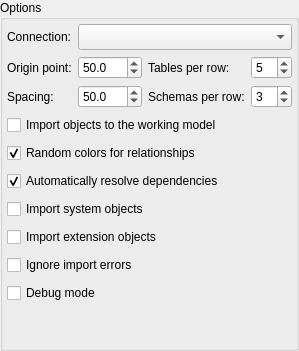
            <widget class="QGroupBox" name="options_gb">
             <property name="sizePolicy">
              <sizepolicy hsizetype="Minimum" vsizetype="Preferred">
               <horstretch>0</horstretch>
               <verstretch>0</verstretch>
              </sizepolicy>
             </property>
             <property name="title">
              <string>Options</string>
             </property>
             <layout class="QGridLayout" name="gridLayout_2">
              <property name="leftMargin">
               <number>4</number>
              </property>
              <property name="topMargin">
               <number>4</number>
              </property>
              <property name="rightMargin">
               <number>4</number>
              </property>
              <property name="bottomMargin">
               <number>4</number>
              </property>
              <item row="1" column="0">
               <widget class="QLabel" name="connection_lbl">
                <property name="sizePolicy">
                 <sizepolicy hsizetype="Fixed" vsizetype="Preferred">
                  <horstretch>0</horstretch>
                  <verstretch>0</verstretch>
                 </sizepolicy>
                </property>
                <property name="text">
                 <string>Connection:</string>
                </property>
               </widget>
              </item>
              <item row="2" column="0">
               <widget class="QLabel" name="oring_lbl">
                <property name="sizePolicy">
                 <sizepolicy hsizetype="Fixed" vsizetype="Preferred">
                  <horstretch>0</horstretch>
                  <verstretch>0</verstretch>
                 </sizepolicy>
                </property>
                <property name="text">
                 <string>Origin point:</string>
                </property>
               </widget>
              </item>
              <item row="2" column="1">
               <widget class="QDoubleSpinBox" name="origin_sb">
                <property name="toolTip">
                 <string>Starting point where objects will be put.</string>
                </property>
                <property name="decimals">
                 <number>1</number>
                </property>
                <property name="maximum">
                 <double>1000.000000000000000</double>
                </property>
                <property name="value">
                 <double>50.000000000000000</double>
                </property>
               </widget>
              </item>
              <item row="2" column="2">
               <widget class="QLabel" name="tabs_per_row_lbl">
                <property name="sizePolicy">
                 <sizepolicy hsizetype="Fixed" vsizetype="Preferred">
                  <horstretch>0</horstretch>
                  <verstretch>0</verstretch>
                 </sizepolicy>
                </property>
                <property name="text">
                 <string>Tables per row:</string>
                </property>
               </widget>
              </item>
              <item row="2" column="3">
               <widget class="QSpinBox" name="tabs_per_row_sb">
                <property name="sizePolicy">
                 <sizepolicy hsizetype="Minimum" vsizetype="Fixed">
                  <horstretch>0</horstretch>
                  <verstretch>0</verstretch>
                 </sizepolicy>
                </property>
                <property name="toolTip">
                 <string>Tables per row</string>
                </property>
                <property name="minimum">
                 <number>1</number>
                </property>
                <property name="maximum">
                 <number>20</number>
                </property>
                <property name="value">
                 <number>5</number>
                </property>
               </widget>
              </item>
              <item row="3" column="0">
               <widget class="QLabel" name="tab_spacing_lbl">
                <property name="sizePolicy">
                 <sizepolicy hsizetype="Preferred" vsizetype="Preferred">
                  <horstretch>0</horstretch>
                  <verstretch>0</verstretch>
                 </sizepolicy>
                </property>
                <property name="text">
                 <string>Spacing:</string>
                </property>
               </widget>
              </item>
              <item row="3" column="3">
               <widget class="QSpinBox" name="sch_per_row_sb">
                <property name="toolTip">
                 <string>Schemas per row</string>
                </property>
                <property name="minimum">
                 <number>1</number>
                </property>
                <property name="maximum">
                 <number>20</number>
                </property>
                <property name="value">
                 <number>3</number>
                </property>
               </widget>
              </item>
              <item row="3" column="1">
               <widget class="QDoubleSpinBox" name="obj_spacing_sb">
                <property name="toolTip">
                 <string>Spacing between objects</string>
                </property>
                <property name="decimals">
                 <number>1</number>
                </property>
                <property name="maximum">
                 <double>1000.000000000000000</double>
                </property>
                <property name="value">
                 <double>50.000000000000000</double>
                </property>
               </widget>
              </item>
              <item row="3" column="2">
               <widget class="QLabel" name="sch_per_row_lbl">
                <property name="sizePolicy">
                 <sizepolicy hsizetype="Fixed" vsizetype="Preferred">
                  <horstretch>0</horstretch>
                  <verstretch>0</verstretch>
                 </sizepolicy>
                </property>
                <property name="text">
                 <string>Schemas per row:</string>
                </property>
               </widget>
              </item>
              <item row="6" column="0" colspan="4">
               <layout class="QHBoxLayout" name="horizontalLayout_7">
                <item>
                 <widget class="QCheckBox" name="resolve_deps_chk">
                  <property name="sizePolicy">
                   <sizepolicy hsizetype="Expanding" vsizetype="Fixed">
                    <horstretch>0</horstretch>
                    <verstretch>0</verstretch>
                   </sizepolicy>
                  </property>
                  <property name="statusTip">
                   <string>Resolve some of the object's dependencies by querying the catalog when a needed object does not exists on the loaded set. In some cases it's necessary to combine this option with others below. This option does not applies to database level objects like role, tablespace and language as well for data types, extensions.</string>
                  </property>
                  <property name="whatsThis">
                   <string/>
                  </property>
                  <property name="text">
                   <string>Automatically resolve dependencies</string>
                  </property>
                  <property name="checked">
                   <bool>true</bool>
                  </property>
                 </widget>
                </item>
                <item>
                 <widget class="QWidget" name="auto_res_deps_hint" native="true">
                  <property name="sizePolicy">
                   <sizepolicy hsizetype="Fixed" vsizetype="Fixed">
                    <horstretch>0</horstretch>
                    <verstretch>0</verstretch>
                   </sizepolicy>
                  </property>
                  <property name="minimumSize">
                   <size>
                    <width>22</width>
                    <height>22</height>
                   </size>
                  </property>
                  <property name="maximumSize">
                   <size>
                    <width>22</width>
                    <height>22</height>
                   </size>
                  </property>
                 </widget>
                </item>
               </layout>
              </item>
              <item row="11" column="0">
               <spacer name="verticalSpacer">
                <property name="orientation">
                 <enum>Qt::Vertical</enum>
                </property>
                <property name="sizeHint" stdset="0">
                 <size>
                  <width>20</width>
                  <height>40</height>
                 </size>
                </property>
               </spacer>
              </item>
              <item row="1" column="1" colspan="3">
               <layout class="QHBoxLayout" name="horizontalLayout">
                <item>
                 <widget class="QComboBox" name="connections_cmb">
                  <property name="sizePolicy">
                   <sizepolicy hsizetype="Expanding" vsizetype="Fixed">
                    <horstretch>0</horstretch>
                    <verstretch>0</verstretch>
                   </sizepolicy>
                  </property>
                  <property name="sizeAdjustPolicy">
                   <enum>QComboBox::AdjustToMinimumContentsLengthWithIcon</enum>
                  </property>
                  <property name="iconSize">
                   <size>
                    <width>18</width>
                    <height>18</height>
                   </size>
                  </property>
                 </widget>
                </item>
               </layout>
              </item>
              <item row="5" column="0" colspan="4">
               <layout class="QHBoxLayout" name="horizontalLayout_8">
                <item>
                 <widget class="QCheckBox" name="rand_rel_color_chk">
                  <property name="statusTip">
                   <string>Random colors will be assigned to imported relationships facilitating the identification of links between tables mainly in large models.</string>
                  </property>
                  <property name="text">
                   <string>Random colors for relationships</string>
                  </property>
                  <property name="checked">
                   <bool>true</bool>
                  </property>
                 </widget>
                </item>
                <item>
                 <widget class="QWidget" name="rand_color_hint" native="true">
                  <property name="sizePolicy">
                   <sizepolicy hsizetype="Fixed" vsizetype="Fixed">
                    <horstretch>0</horstretch>
                    <verstretch>0</verstretch>
                   </sizepolicy>
                  </property>
                  <property name="minimumSize">
                   <size>
                    <width>22</width>
                    <height>22</height>
                   </size>
                  </property>
                  <property name="maximumSize">
                   <size>
                    <width>22</width>
                    <height>22</height>
                   </size>
                  </property>
                 </widget>
                </item>
               </layout>
              </item>
              <item row="7" column="0" colspan="4">
               <layout class="QHBoxLayout" name="horizontalLayout_6">
                <item>
                 <widget class="QCheckBox" name="import_sys_objs_chk">
                  <property name="sizePolicy">
                   <sizepolicy hsizetype="Expanding" vsizetype="Fixed">
                    <horstretch>0</horstretch>
                    <verstretch>0</verstretch>
                   </sizepolicy>
                  </property>
                  <property name="statusTip">
                   <string>Enables the import of system built-in objects. It's recommend to select only those objects that are directly referenced by the ones to be imported. WARNING: Try to import a huge set of system objects can bloat the resultant model or even crash pgModeler due to memory/cpu overuse.</string>
                  </property>
                  <property name="whatsThis">
                   <string/>
                  </property>
                  <property name="text">
                   <string>Import system objects</string>
                  </property>
                 </widget>
                </item>
                <item>
                 <widget class="QWidget" name="imp_sys_objs_hint" native="true">
                  <property name="sizePolicy">
                   <sizepolicy hsizetype="Fixed" vsizetype="Fixed">
                    <horstretch>0</horstretch>
                    <verstretch>0</verstretch>
                   </sizepolicy>
                  </property>
                  <property name="minimumSize">
                   <size>
                    <width>22</width>
                    <height>22</height>
                   </size>
                  </property>
                  <property name="maximumSize">
                   <size>
                    <width>22</width>
                    <height>22</height>
                   </size>
                  </property>
                 </widget>
                </item>
               </layout>
              </item>
              <item row="8" column="0" colspan="4">
               <layout class="QHBoxLayout" name="horizontalLayout_5">
                <item>
                 <widget class="QCheckBox" name="import_ext_objs_chk">
                  <property name="sizePolicy">
                   <sizepolicy hsizetype="Expanding" vsizetype="Fixed">
                    <horstretch>0</horstretch>
                    <verstretch>0</verstretch>
                   </sizepolicy>
                  </property>
                  <property name="statusTip">
                   <string>Enables the import of objects created by extensions. Generally there is no need to check this option but if there are objects in the database that directly references this category of objects this mode must be enabled.</string>
                  </property>
                  <property name="whatsThis">
                   <string/>
                  </property>
                  <property name="text">
                   <string>Import extension objects</string>
                  </property>
                 </widget>
                </item>
                <item>
                 <widget class="QWidget" name="imp_ext_objs_hint" native="true">
                  <property name="sizePolicy">
                   <sizepolicy hsizetype="Fixed" vsizetype="Fixed">
                    <horstretch>0</horstretch>
                    <verstretch>0</verstretch>
                   </sizepolicy>
                  </property>
                  <property name="minimumSize">
                   <size>
                    <width>22</width>
                    <height>22</height>
                   </size>
                  </property>
                  <property name="maximumSize">
                   <size>
                    <width>22</width>
                    <height>22</height>
                   </size>
                  </property>
                 </widget>
                </item>
               </layout>
              </item>
              <item row="9" column="0" colspan="4">
               <layout class="QHBoxLayout" name="horizontalLayout_4">
                <item>
                 <widget class="QCheckBox" name="ignore_errors_chk">
                  <property name="sizePolicy">
                   <sizepolicy hsizetype="Expanding" vsizetype="Fixed">
                    <horstretch>0</horstretch>
                    <verstretch>0</verstretch>
                   </sizepolicy>
                  </property>
                  <property name="statusTip">
                   <string>pgModeler ignores import errors and will try to create as many as possible objects. By checking this option the import operation will be not aborted but an incomplete model will be constructed. This option generates a log file on pgModeler's temp directory.</string>
                  </property>
                  <property name="whatsThis">
                   <string/>
                  </property>
                  <property name="text">
                   <string>Ignore import errors</string>
                  </property>
                 </widget>
                </item>
                <item>
                 <widget class="QWidget" name="ignore_errors_hint" native="true">
                  <property name="sizePolicy">
                   <sizepolicy hsizetype="Fixed" vsizetype="Fixed">
                    <horstretch>0</horstretch>
                    <verstretch>0</verstretch>
                   </sizepolicy>
                  </property>
                  <property name="minimumSize">
                   <size>
                    <width>22</width>
                    <height>22</height>
                   </size>
                  </property>
                  <property name="maximumSize">
                   <size>
                    <width>22</width>
                    <height>22</height>
                   </size>
                  </property>
                 </widget>
                </item>
               </layout>
              </item>
              <item row="10" column="0" colspan="4">
               <layout class="QHBoxLayout" name="horizontalLayout_2">
                <item>
                 <widget class="QCheckBox" name="debug_mode_chk">
                  <property name="sizePolicy">
                   <sizepolicy hsizetype="Expanding" vsizetype="Fixed">
                    <horstretch>0</horstretch>
                    <verstretch>0</verstretch>
                   </sizepolicy>
                  </property>
                  <property name="statusTip">
                   <string>All catalog queries as well the created objects' source code are printed to standard output (stdout).</string>
                  </property>
                  <property name="whatsThis">
                   <string/>
                  </property>
                  <property name="text">
                   <string>Debug mode</string>
                  </property>
                 </widget>
                </item>
                <item>
                 <widget class="QWidget" name="debug_mode_hint" native="true">
                  <property name="sizePolicy">
                   <sizepolicy hsizetype="Fixed" vsizetype="Fixed">
                    <horstretch>0</horstretch>
                    <verstretch>0</verstretch>
                   </sizepolicy>
                  </property>
                  <property name="minimumSize">
                   <size>
                    <width>22</width>
                    <height>22</height>
                   </size>
                  </property>
                  <property name="maximumSize">
                   <size>
                    <width>22</width>
                    <height>22</height>
                   </size>
                  </property>
                 </widget>
                </item>
               </layout>
              </item>
              <item row="4" column="0" colspan="4">
               <layout class="QHBoxLayout" name="horizontalLayout_11">
                <item>
                 <widget class="QCheckBox" name="import_to_model_chk">
                  <property name="statusTip">
                   <string>Create all imported objects in the current working model instead of create a new one.</string>
                  </property>
                  <property name="text">
                   <string>Import objects to the working model</string>
                  </property>
                  <property name="checked">
                   <bool>false</bool>
                  </property>
                 </widget>
                </item>
                <item>
                 <widget class="QWidget" name="import_to_model_hint" native="true">
                  <property name="sizePolicy">
                   <sizepolicy hsizetype="Fixed" vsizetype="Fixed">
                    <horstretch>0</horstretch>
                    <verstretch>0</verstretch>
                   </sizepolicy>
                  </property>
                  <property name="minimumSize">
                   <size>
                    <width>22</width>
                    <height>22</height>
                   </size>
                  </property>
                  <property name="maximumSize">
                   <size>
                    <width>22</width>
                    <height>22</height>
                   </size>
                  </property>
                 </widget>
                </item>
               </layout>
              </item>
             </layout>
            </widget>
